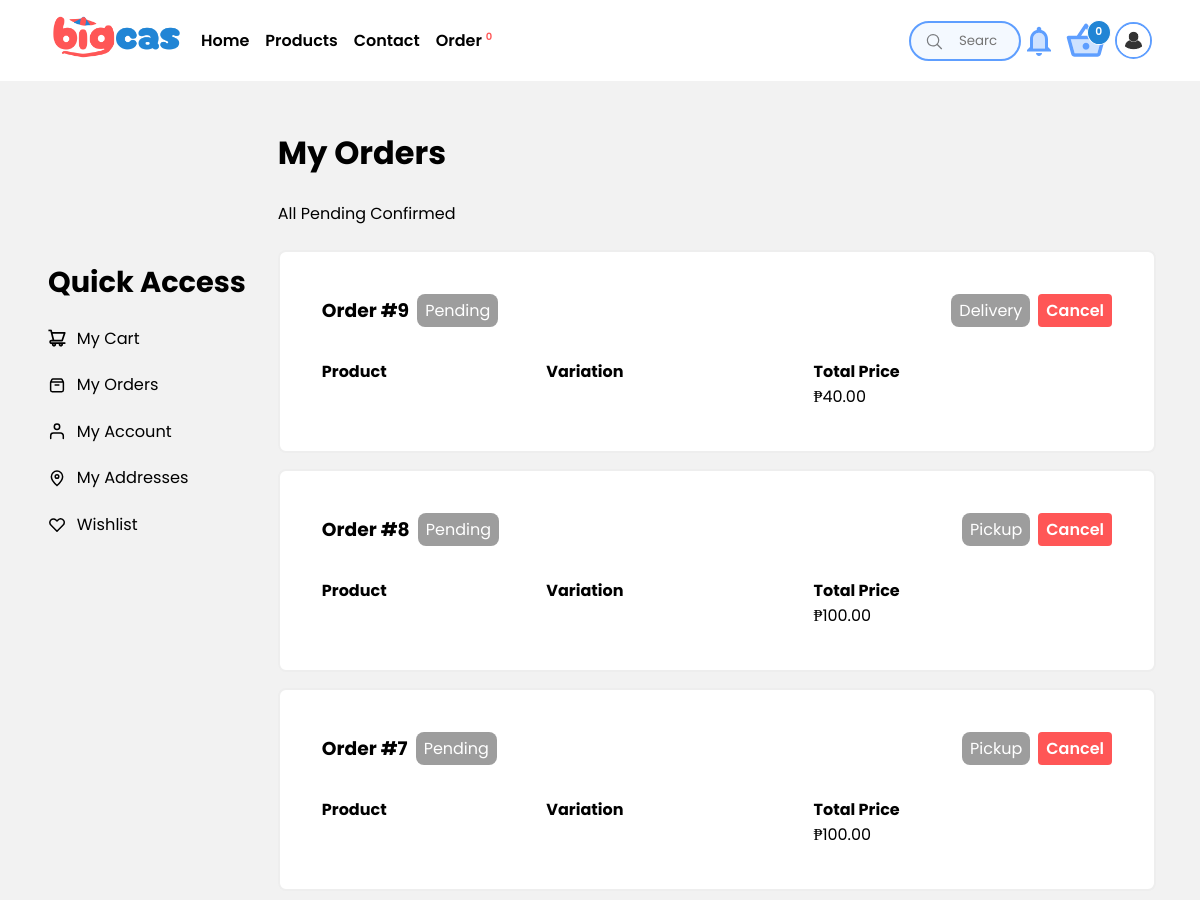
/user.php?u=orders (signed in, upper part), run on an earlier commit of the app's database.
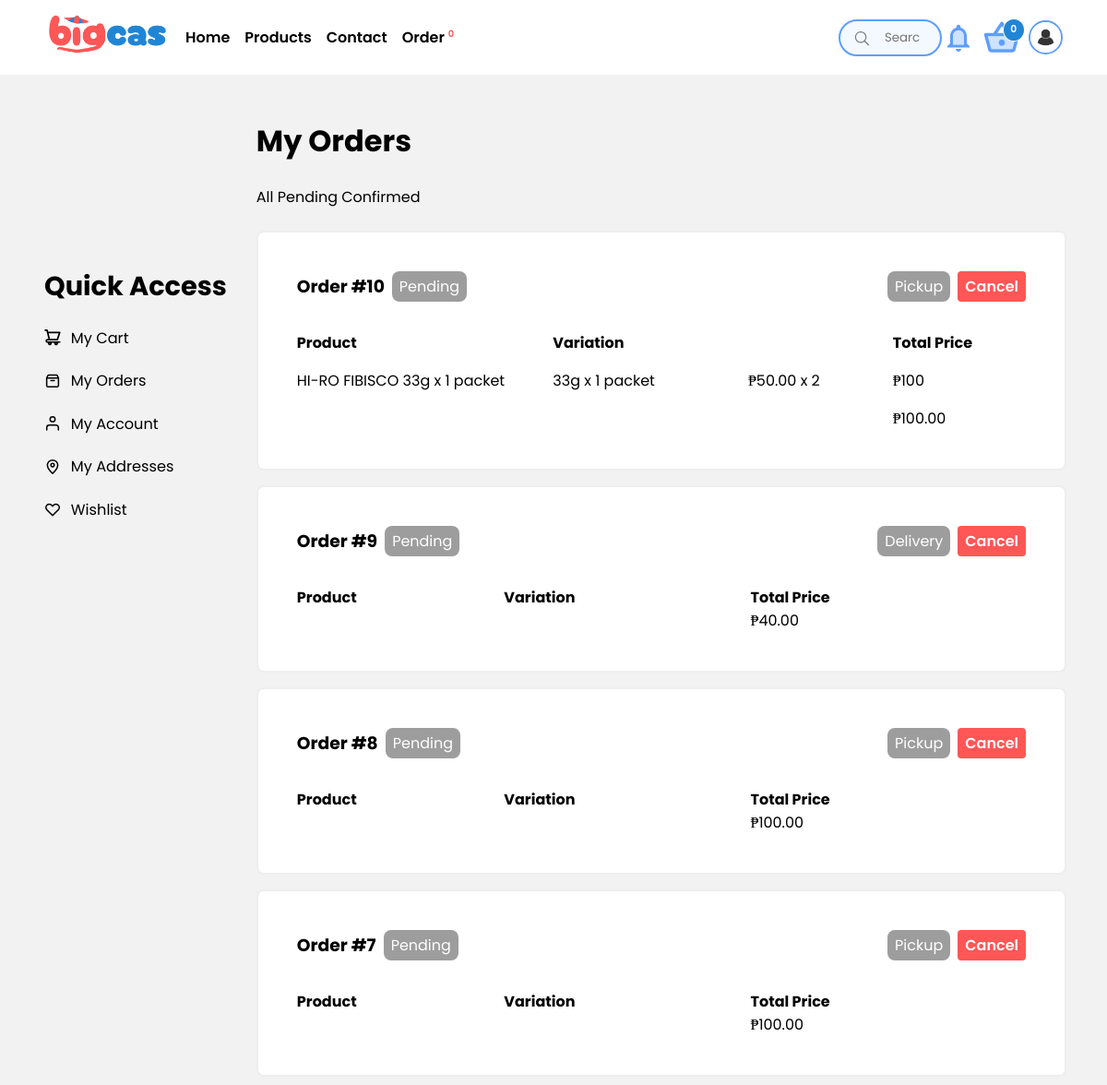
And on a later commit of the database.
### tables this page shows
CREATE TABLE `orderp` (
  `order_id` int(11) NOT NULL,
  `customer_id` int(11) NOT NULL,
  `order_date` timestamp NOT NULL DEFAULT current_timestamp(),
  `status` int(11) NOT NULL COMMENT '0 - Pending Order\r\n1 - Confirmed Order\r\n2 - Deliver Order\r\n3 - Unpaid Order\r\n5 - Completed Order\r\n10 - Cancelled Order',
  `total_amount` double(12,2) NOT NULL,
  `delivery_method` varchar(255) NOT NULL
);

CREATE TABLE `order_product` (
  `order_product_id` int(11) NOT NULL,
  `order_id` int(11) NOT NULL,
  `product_id` int(11) NOT NULL,
  `variation_id` int(11) NOT NULL,
  `quantity` int(100) NOT NULL
);

CREATE TABLE `product` (
  `product_id` int(11) NOT NULL,
  `product_name` varchar(255) NOT NULL,
  `product_brand` varchar(255) DEFAULT NULL,
  `description` varchar(255) DEFAULT NULL,
  `baseprice` double(11,2) NOT NULL,
  `image` varchar(255) DEFAULT NULL,
  `admin_id` int(11) NOT NULL,
  `subctg_id` int(11) NOT NULL,
  `created_at` timestamp NOT NULL DEFAULT current_timestamp(),
  `updated_at` timestamp NOT NULL DEFAULT current_timestamp()
);

CREATE TABLE `product_variation` (
  `variation_id` int(11) NOT NULL,
  `product_id` int(11) NOT NULL,
  `name` varchar(255) NOT NULL,
  `price` double(12,2) NOT NULL,
  `sku` varchar(155) DEFAULT NULL,
  `stock` int(50) NOT NULL,
  `image` varchar(255) DEFAULT NULL,
  `created_at` timestamp NOT NULL DEFAULT current_timestamp(),
  `updated_at` timestamp NOT NULL DEFAULT current_timestamp()
);

### public/include/users/myorders.php (the view, shortened to what this page needs)
<div class="order_container">
    <div class="order_subcontainer">
        <h1> My Orders </h1>
        <div class="order_filter">
            <a href="user.php?u=orders"> All </a>
            <a href="user.php?u=orders&filter=pending"> Pending </a>
            <a href="user.php?u=orders&filter=confirmed"> Confirmed </a>
        </div>
        <?php if ($loggedin) { ?>
            <div class="order_orderlist">
                <?php
                $fetchOrder = "SELECT * FROM orderp WHERE customer_id = $id ORDER BY order_id DESC";
                $queryOrder = mysqli_query($conn, $fetchOrder);
                if ($queryOrder->num_rows > 0) {
                    while ($row = mysqli_fetch_array($queryOrder)) {
                ?>
                        <div class="orderitem_container">
                            <div class="orderitem_subcontainer">
                                <div class="orderitem_header">
                                    <div class="status_tags">
                                        <h3> Order #<?= $row['order_id'] ?> </h3>
                                        <?php if ($row['status'] == 0) { ?>
                                            <span class="pending_status"> Pending </span>
                                        <?php } else if ($row['status'] == 1) { ?>
                                            <span class="confirmed_status"> Order Confirmed </span>
                                        <?php } ?>
                                    </div>
                                    <div class="status_tags">
                                        <span class="status">
                                            <?= $row['delivery_method'] ?>
                                        </span>
                                        <?php if ($row['status'] == 0) { ?>
                                            <a href="process/order_process.php?cancel=<?= $row['order_id'] ?>" class="cancelbtn button1 btn"> Cancel </a>
                                        <?php } ?>
                                    </div>
                                </div>
                                <table id="orderitem_table">
                                    <tr id="ordeitemtable_header">
                                        <th> Product </th>
                                        <th> Variation </th>
                                        <th> </th>
                                        <th> Total Price </th>
                                    </tr>
                                    <?php
                                    $fetchOrderProduct = "SELECT * FROM order_product LEFT JOIN product_variation ON order_product.variation_id = product_variation.variation_id WHERE order_id = {$row['order_id']}";
                                    $queryOrderProduct = mysqli_query($conn, $fetchOrderProduct);
                                    while ($rowOrdProd = mysqli_fetch_array($queryOrderProduct)) {
                                        $queryProduct = mysqli_query($conn, "SELECT * FROM product LEFT JOIN product_variation ON product.product_id = product_variation.product_id WHERE product_variation.product_id = {$rowOrdProd['product_id']}");
                                        $rowProduct = mysqli_fetch_array($queryProduct, MYSQLI_ASSOC);
                                    ?>
                                        <tr class="orderitemtable_row">
                                            <td> <?= $rowProduct['product_name'] ?> <?= $rowProduct['name'] ?> </td>
                                            <td> <?= $rowProduct['name'] ?> </td>
                                            <td> &#8369;<?= $rowOrdProd['price'] ?> x <?= $rowOrdProd['quantity'] ?> </td>
                                            <?php $totalPrice = $rowOrdProd['quantity'] * $rowOrdProd['price'];  ?>
                                            <td> &#8369;<?= $totalPrice ?> </td>
                                        </tr>
                                    <?php
                                    }
                                    ?>
                                    <tr id="ordeitemtable_footer">
                                        <td></td>
                                        <td></td>
                                        <td></td>
                                        <td>&#8369;<?= $row['total_amount'] ?></td>
                                    </tr>
                                </table>
                            </div>
                        </div>
                <?php
                    }
                } else {
                    echo '<p class="reminder"> No Orders </p>';
                }
                ?>
            </div>
        <?php } else {
            echo '<div class="reminderwimage"><img src="../source/images/logo/LogoMark2.png" class="logoSmall"><p> Please log in </p>
            </div>';
        } ?>
    </div>
</div>

What changed in the data, as far as the page shows it:
added orderp: order_id "10", status "Pending", delivery_method "Pickup", total_amount "100.00"
added order_product: product.product_name "HI-RO FIBISCO", product_variation.name "33g x 1 packet", variation.price "50.00", quantity "2", quantity.price "100"
